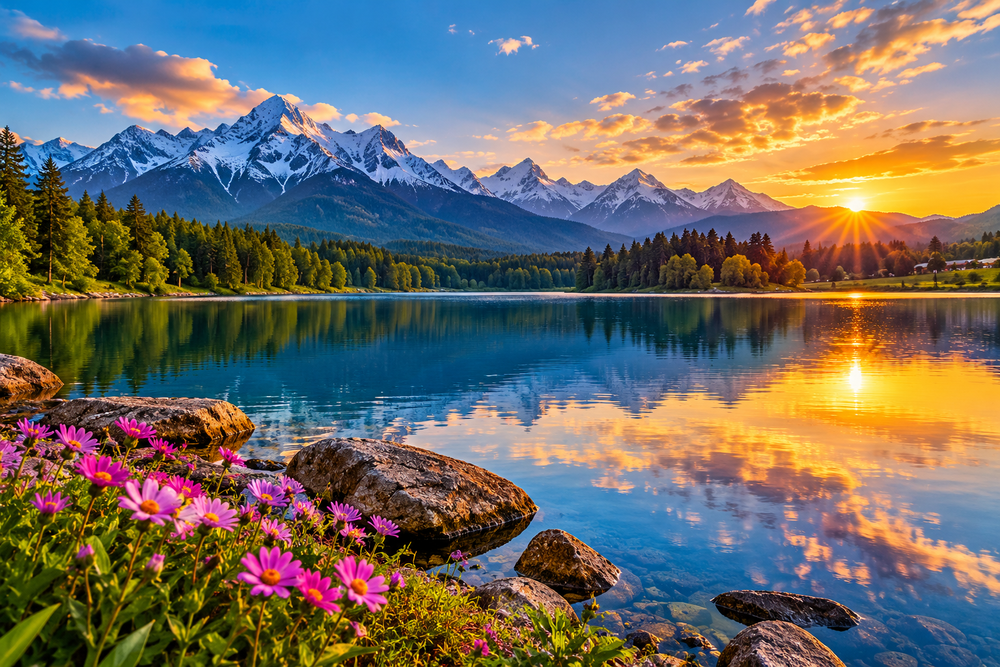
#> input picture sample_image.png, 1000 x 667 px, shrunk from 1536 x 1024 before the run
$ python experiment13.py
#> lines starting #> are read from the running program, lines starting #| are printed output that depends on the picture
import cv2
import numpy as np
import matplotlib.pyplot as plt

image = cv2.imread("sample_image.png")
#> image is the input picture: shape (667, 1000, 3); mean B, G, R 101.1, 108.3, 112.5

if image is None:
    print("Error: Image not found!")
    exit()

image_rgb = cv2.cvtColor(image, cv2.COLOR_BGR2RGB)
rows, cols, ch = image_rgb.shape
#> rows = 667; cols = 1000; ch = 3

pts1 = np.float32([[50, 50], [200, 50], [50, 200]])
pts2 = np.float32([[10, 100], [200, 50], [100, 250]])

matrix = cv2.getAffineTransform(pts1, pts2)
affine_image = cv2.warpAffine(image_rgb, matrix, (cols, rows))
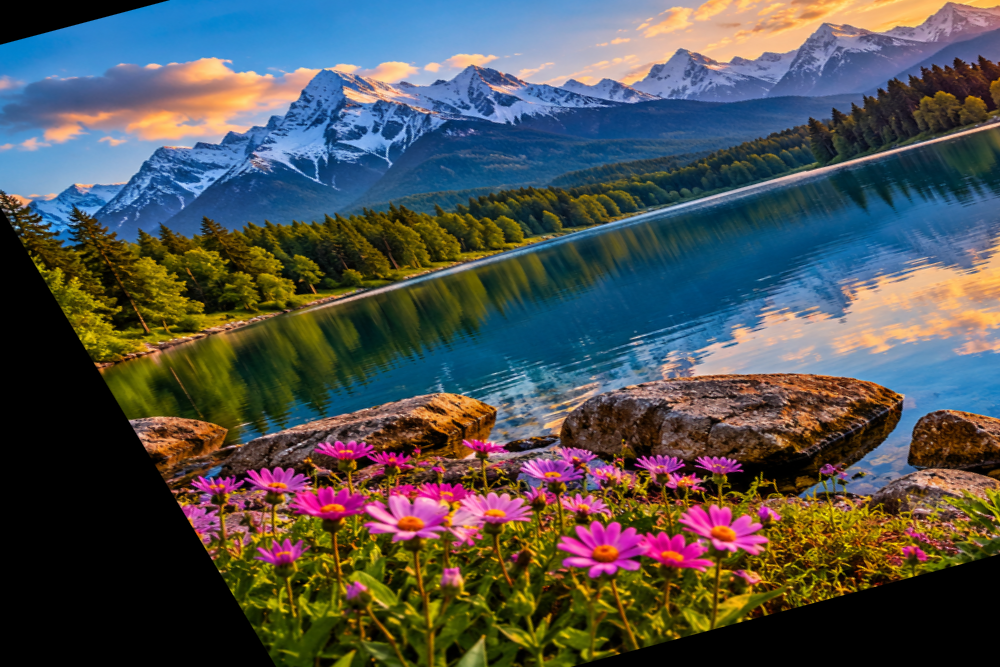
#> affine_image: shape (667, 1000, 3); mean R, G, B 78.7, 81, 79.7

plt.subplot(1, 2, 1)
plt.imshow(image_rgb)
plt.title("Original Image")
plt.axis("off")

plt.subplot(1, 2, 2)
plt.imshow(affine_image)
plt.title("Affine Transformed")
plt.axis("off")

plt.tight_layout()
plt.show()
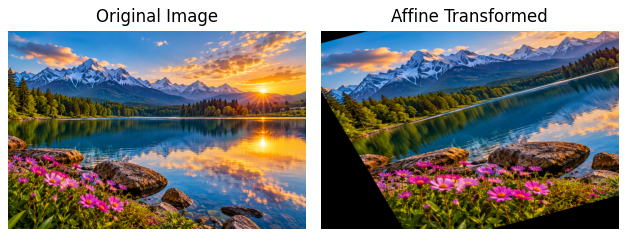
#> figure drawn by matplotlib, 2 panels
